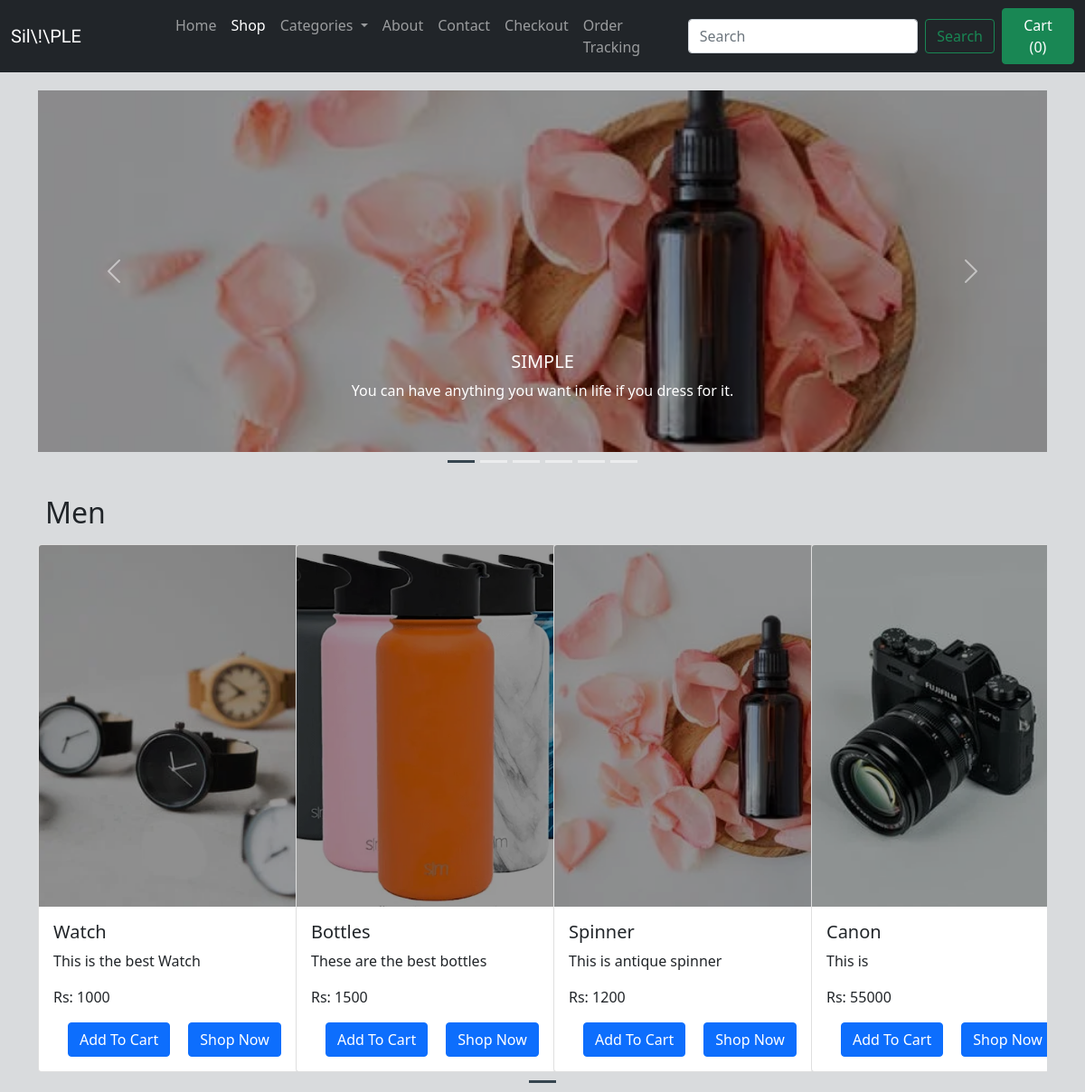
The app's page /shop/ with its own data.
### shop/models.py (models this page shows, shortened)
class product(models.Model):
    product_id = models.AutoField
    product_name = models.CharField(max_length=70)
    product_desc = models.CharField(max_length=300)
    product_price = models.IntegerField(default=0)
    product_category = models.CharField(max_length=50, default='')
    product_subcatrgory = models.CharField(max_length=50, default='')
    pub_date = models.DateField()
    product_image = models.ImageField(upload_to='shop/pro_images', default='')

### shop/views.py (the view)
# urls.py: path('', views.index, name = 'Ecommerce'),
def index(request):
    product_categories = product.objects.values('product_category', 'id')
    categorised_product = []
    cats = {item['product_category'] for item in product_categories}
    for cat in cats:
        products = product.objects.filter(product_category= cat)
        num_of_prod = len(products)
        num_of_slides = num_of_prod // 4 + ceil(num_of_prod / 4 - num_of_prod // 4)
        categorised_product.append([products,num_of_slides,range(1,num_of_slides)])
    no_product = False
    para = {"categorised_product": categorised_product,'no_product': no_product}
    return render(request, 'shop/index.html', para)

### shop/templates/shop/index.html (shortened to what this page needs)
{% extends 'shop/basic.html' %}
{% load static %}
{%block body%}
 <div class="container">
   <div id="carouselExampleCaptions" class="carousel slide myCorosalSetting" data-bs-ride="carousel">
      <div class="carousel-indicators mt-5">
        <button type="button" data-bs-target="#carouselExampleCaptions" data-bs-slide-to="0" class="active" aria-current="true" aria-label="Slide 1"></button>
        <button type="button" data-bs-target="#carouselExampleCaptions" data-bs-slide-to="1" aria-label="Slide 2"></button>
        <button type="button" data-bs-target="#carouselExampleCaptions" data-bs-slide-to="2" aria-label="Slide 3"></button>
        <button type="button" data-bs-target="#carouselExampleCaptions" data-bs-slide-to="3" aria-label="Slide 4"></button>
        <button type="button" data-bs-target="#carouselExampleCaptions" data-bs-slide-to="4" aria-label="Slide 5"></button>
        <button type="button" data-bs-target="#carouselExampleCaptions" data-bs-slide-to="5" aria-label="Slide 0"></button>
      </div>
      <div class="carousel-inner">
        <div class="carousel-item active">
          <img src="{% static 'shop/product1.webp' %}" class="d-block w-100" alt="...">
          <div class="carousel-caption d-none d-md-block">
            <h5>SIMPLE</h5>
            <p>You can have anything you want in life if you dress for it.</p>
          </div>
        </div>
      </div>
      <button class="carousel-control-prev" type="button" data-bs-target="#carouselExampleCaptions" data-bs-slide="prev">
        <span class="carousel-control-prev-icon" aria-hidden="true"></span>
      </button>
      <button class="carousel-control-next" type="button" data-bs-target="#carouselExampleCaptions" data-bs-slide="next">
        <span class="carousel-control-next-icon" aria-hidden="true"></span>
      </button>
  </div>
 </div>
{%if no_product%}
  <div class="container">
  <p class="col-8 mx-auto" style="font-size: 30px; color:rgb(120, 123, 126); text-align:center;">Oops..... the item you are looking for is not found.....<br>Try another search</p>
  </div>
  {%else%}
  {% for products,num_of_slides, range in categorised_product %}
  <div class="container custom_container_setting">
    <h2 class="mt-5 ms-2">{{ products.0.product_category }}</h2>
    <div id="demo{{forloop.counter}}" class="carousel slide my-3" data-ride="carousel">
        <div class="carousel-indicators">
          <button type="button" data-bs-target="#demo{{forloop.counter}}" data-bs-slide-to="0" class="active" aria-current="true" aria-label="Slide 1"></button>
        </div>
      <div class="carousel-inner">
        <div class="carousel-item carousel_custom_css active">
          <div class="row">
            {%for i in products%}
            <div class="col-xs-3 col-sm-3 col-md-3">
              <div class="card" style="width: 18rem;">
                <img src="/media/{{i.product_image}}" class="card-img-top" alt="...">
                <div class="card-body">
                  <h5 class="card-title" id="namepr{{i.id}}" >{{i.product_name}}</h5>
                  <p class="card-text">{{i.product_desc|slice:":35"}}</p>
                  <p class="card-text">Rs: {{i.product_price}}</p>
                  <span id="divpr{{i.id}}" class="divpr">
                    <button id="pr{{i.id}}" href="#" class="ms-3 cart btn btn-primary">Add To Cart</button>
                  </span>
                  <a href="/shop/product/{{i.id}}"><button id="pv{{i.id}}" href="#" class="ms-3 cart btn btn-primary">Shop Now</button></a>
                </div>
              </div>
            </div>
                  {% endfor %}
          </div>
        </div>
      </div>
    </div>
  </div>
  {% endfor %}
{% endif %}
{% endblock %}

### shop/templates/shop/basic.html (shortened to what this page needs)
<!doctype html>
<html lang="en">
  <head>
    <link href="https://cdn.jsdelivr.net/npm/bootstrap@5.0.2/dist/css/bootstrap.min.css" rel="stylesheet">
  </head>
  <body>
<nav class="navbar navbar-expand-lg navbar-dark bg-dark">
  <div class="container-fluid">
    <a class="navbar-brand me-5" href="/">Sil\!\PLE</a>
    <div class="collapse navbar-collapse" id="navbarSupportedContent">
      <ul class="navbar-nav ms-5 me-auto mb-2 mb-lg-0">
        <li class="nav-item">
          <a class="nav-link" aria-current="page" href="/">Home</a>
        </li>
        <li class="nav-item">
          <a class="nav-link shop"  href="/shop">Shop</a>
        </li>
        <li class="nav-item dropdown">
          <a class="nav-link dropdown-toggle" href="#" id="navbarDropdown" role="button" data-bs-toggle="dropdown" aria-expanded="false">
            Categories
          </a>
        </li>
        <li class="nav-item">
          <a class="nav-link about" aria-current="page" href="/shop/about">About</a>
        </li>
        <li class="nav-item">
          <a class="nav-link contact" href="/shop/contact">Contact</a>
        </li>
        <li class="nav-item">
          <a class="nav-link checkOut" href="/shop/checkout">Checkout</a>
        </li>
        <li class="nav-item">
          <a class="nav-link orderTracking" href="/shop/tracking">Order Tracking</a>
        </li>
      </ul>
      <form class="d-flex" action="/shop/search" method="get">{% csrf_token %}
        <input class="form-control me-2" type="search" name="search" placeholder="Search" aria-label="Search" id="search">
        <button class="btn btn-outline-success me-2" type="submit" >Search</button>
      </form>
      <button id="cartPopover" type="button" class="btn btn-success mt-lg-0 mt-2 " data-bs-html="true" data-bs-container="body" data-bs-toggle="popover" data-bs-placement="bottom" data-bs-content='<a href = "/shop/checkout/"><span class = "btn btn-success mt-2" id ="checkoutBtn">Checkout</span></a><span class = "btn btn-success mt-2 ms-2" id ="clearCart">Clear Cart</span>'>Cart (<span id="cartvalue">0</span>)</button>
    </div>
  </div>
</nav>
{%block body%} {% endblock %}
  </body>
</html>

### shop/templates/shop/basic.html (style rules this page uses)
body { background-color: #D9DBDD; }
.navbar-brand { font-family: 'Knewave', cursive; }

### shop/templates/shop/index.html (style rules this page uses)
.myCorosalSetting { background: green; width: 100%; height: 400px; margin-top: 20px; }
.carousel-item img { width: 100%; height: 400px; object-fit: cover; filter: brightness(60%); }
.carousel-indicators { height: 10px; bottom: -25px; }
.carousel-indicators .active { background-color: #36454F; }
.carousel_custom_css { display: felx; justify-content: space-between; }
.custom_container_setting { position: relative; }

### records on screen
product: product_category "Men", product_image (picture), product_name "Watch", product_desc "This is the best Watch", product_price "1000"
product: product_image (picture), product_name "Bottles", product_desc "These are the best bottles", product_price "1500"
product: product_image (picture), product_name "Spinner", product_desc "This is antique spinner", product_price "1200"
product: product_image (picture), product_name "Canon", product_desc "This is", product_price "55000"
